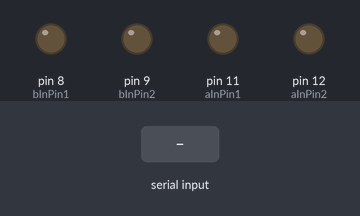
This sketch was run on a simulated Arduino Uno, built with avr-gcc and run on an emulated ATmega328P. Parts: output pins drawn as LEDs (lit = HIGH). The inputs (shaded band) are chosen by the test bench.

Above: at 2.2 s.
2.3 s: "1" received over Serial
At 2.9 s:
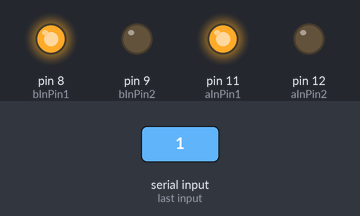
Timing chart, 0 to 5.3 s (numbered marks = the images above; inputs shaded):
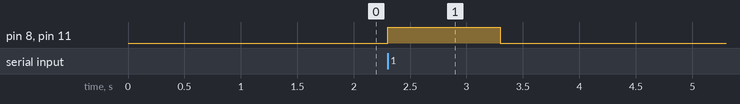

Measured:
- after the input at 2.3 s, pin 8 (bInPin1), pin 11 (aInPin1): LOW → HIGH at once, → LOW 1.0 s later

The sketch:

WindChime.ino
```cpp
int speeds = 255;
int aInPin1 = 11;
int aInPin2 = 12;
int bInPin1 = 8;
int bInPin2 = 9;

void setup() {
  Serial.begin(9600);
  pinMode(aInPin1, OUTPUT);
  pinMode(aInPin2, OUTPUT);
  pinMode(bInPin1, OUTPUT);
  pinMode(bInPin2, OUTPUT);
  delay(1000);
}

void loop() {
  if (Serial.available() > 0) {
    rotateFun();
    clearBuffer();
  }
}

void rotateFun() {
  analogWrite(aInPin1, speeds);
  analogWrite(aInPin2, 0);
  analogWrite(bInPin1, speeds);
  analogWrite(bInPin2, 0);
  delay(1000);
  analogWrite(aInPin1, 0);
  analogWrite(aInPin2, 0);
  analogWrite(bInPin1, 0);
  analogWrite(bInPin2, 0);
}

void clearBuffer() {
  int bufferLength = Serial.available();
  for (int i = 0; i < bufferLength; i++) {
    Serial.read();
  }
}
```
